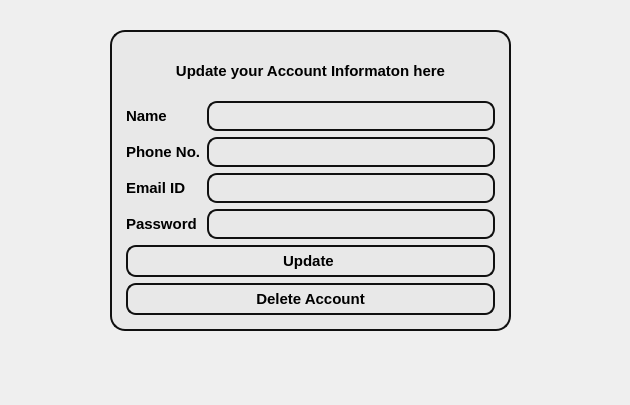
<?xml version="1.0" encoding="UTF-8"?>
<ui version="4.0">
 <class>updateaccount</class>
 <widget class="QMainWindow" name="updateaccount">
  <property name="geometry">
   <rect>
    <x>0</x>
    <y>0</y>
    <width>630</width>
    <height>405</height>
   </rect>
  </property>
  <property name="windowTitle">
   <string>MainWindow</string>
  </property>
  <widget class="QWidget" name="centralwidget">
   <widget class="QGroupBox" name="groupBox">
    <property name="geometry">
     <rect>
      <x>110</x>
      <y>20</y>
      <width>401</width>
      <height>311</height>
     </rect>
    </property>
    <property name="font">
     <font>
      <pointsize>11</pointsize>
      <bold>true</bold>
     </font>
    </property>
    <property name="styleSheet">
     <string notr="true">QGroupBox {
    border: 2px solid rgb(16, 16, 16);
    border-radius: 15px;
    margin-top: 10px; 
    background-color:rgb(232, 232, 232);
    padding: 5px;
 
}

</string>
    </property>
    <property name="title">
     <string/>
    </property>
    <property name="alignment">
     <set>Qt::AlignmentFlag::AlignCenter</set>
    </property>
    <layout class="QVBoxLayout" name="verticalLayout_5">
     <item>
      <layout class="QVBoxLayout" name="verticalLayout_4">
       <item>
        <widget class="QLabel" name="label_5">
         <property name="font">
          <font>
           <pointsize>11</pointsize>
           <bold>true</bold>
          </font>
         </property>
         <property name="text">
          <string>Update your Account Informaton here</string>
         </property>
         <property name="alignment">
          <set>Qt::AlignmentFlag::AlignCenter</set>
         </property>
        </widget>
       </item>
       <item>
        <layout class="QHBoxLayout" name="horizontalLayout">
         <item>
          <layout class="QVBoxLayout" name="verticalLayout">
           <item>
            <widget class="QLabel" name="label">
             <property name="font">
              <font>
               <pointsize>11</pointsize>
               <bold>true</bold>
              </font>
             </property>
             <property name="text">
              <string>Name</string>
             </property>
            </widget>
           </item>
           <item>
            <widget class="QLabel" name="label_2">
             <property name="font">
              <font>
               <pointsize>11</pointsize>
               <bold>true</bold>
              </font>
             </property>
             <property name="text">
              <string>Phone No.</string>
             </property>
            </widget>
           </item>
           <item>
            <widget class="QLabel" name="label_3">
             <property name="font">
              <font>
               <pointsize>11</pointsize>
               <bold>true</bold>
              </font>
             </property>
             <property name="text">
              <string>Email ID</string>
             </property>
            </widget>
           </item>
           <item>
            <widget class="QLabel" name="label_4">
             <property name="font">
              <font>
               <pointsize>11</pointsize>
               <bold>true</bold>
              </font>
             </property>
             <property name="text">
              <string>Password</string>
             </property>
            </widget>
           </item>
          </layout>
         </item>
         <item>
          <layout class="QVBoxLayout" name="verticalLayout_2">
           <item>
            <widget class="QLineEdit" name="lineEdit_updtname">
             <property name="styleSheet">
              <string notr="true">QLineEdit{
    border: 2px solid rgb(16, 16, 16);
    border-radius: 10px; 
    background-color: rgb(255, 255, 255,0);
    min-width: 8px; 
    min-height: 8px;
    padding: 5px;
    margin: 0px;
}
</string>
             </property>
            </widget>
           </item>
           <item>
            <widget class="QLineEdit" name="lineEdit_updtphone">
             <property name="styleSheet">
              <string notr="true">QLineEdit{
    border: 2px solid rgb(16, 16, 16);
    border-radius: 10px; 
    background-color: rgb(255, 255, 255,0);
    min-width: 8px; 
    min-height: 8px;
    padding: 5px;
    margin: 0px;
}
</string>
             </property>
            </widget>
           </item>
           <item>
            <widget class="QLineEdit" name="lineEdit_updtemail">
             <property name="styleSheet">
              <string notr="true">QLineEdit{
    border: 2px solid rgb(16, 16, 16);
    border-radius: 10px; 
    background-color: rgb(255, 255, 255,0);
    min-width: 8px; 
    min-height: 8px;
    padding: 5px;
    margin: 0px;
}
</string>
             </property>
            </widget>
           </item>
           <item>
            <widget class="QLineEdit" name="lineEdit_updtpassword">
             <property name="styleSheet">
              <string notr="true">QLineEdit{
    border: 2px solid rgb(16, 16, 16);
    border-radius: 10px; 
    background-color: rgb(255, 255, 255,0);
    min-width: 8px; 
    min-height: 8px;
    padding: 5px;
    margin: 0px;
}
</string>
             </property>
            </widget>
           </item>
          </layout>
         </item>
        </layout>
       </item>
       <item>
        <widget class="QPushButton" name="pushButton_update">
         <property name="font">
          <font>
           <pointsize>11</pointsize>
           <bold>true</bold>
          </font>
         </property>
         <property name="styleSheet">
          <string notr="true">QPushButton {
    border: 2px solid rgb(16, 16, 16);
    border-radius: 10px; 
    background-color:rgb(255, 255, 255,0);
    min-width: 9px; 
    min-height: 9px; 
    padding: 5px; 
    margin: 0px; 
}
</string>
         </property>
         <property name="text">
          <string>Update </string>
         </property>
        </widget>
       </item>
       <item>
        <layout class="QVBoxLayout" name="verticalLayout_3">
         <item>
          <widget class="QPushButton" name="pushButton_deleteacc">
           <property name="font">
            <font>
             <pointsize>11</pointsize>
             <bold>true</bold>
            </font>
           </property>
           <property name="styleSheet">
            <string notr="true">QPushButton {
    border: 2px solid rgb(16, 16, 16);
    border-radius: 10px; 
    background-color:rgb(255, 255, 255,0);
    min-width: 9px; 
    min-height: 9px; 
    padding: 5px; 
    margin: 0px; 
}
</string>
           </property>
           <property name="text">
            <string>Delete Account</string>
           </property>
          </widget>
         </item>
        </layout>
       </item>
      </layout>
     </item>
    </layout>
   </widget>
  </widget>
 </widget>
 <resources/>
 <connections/>
</ui>
